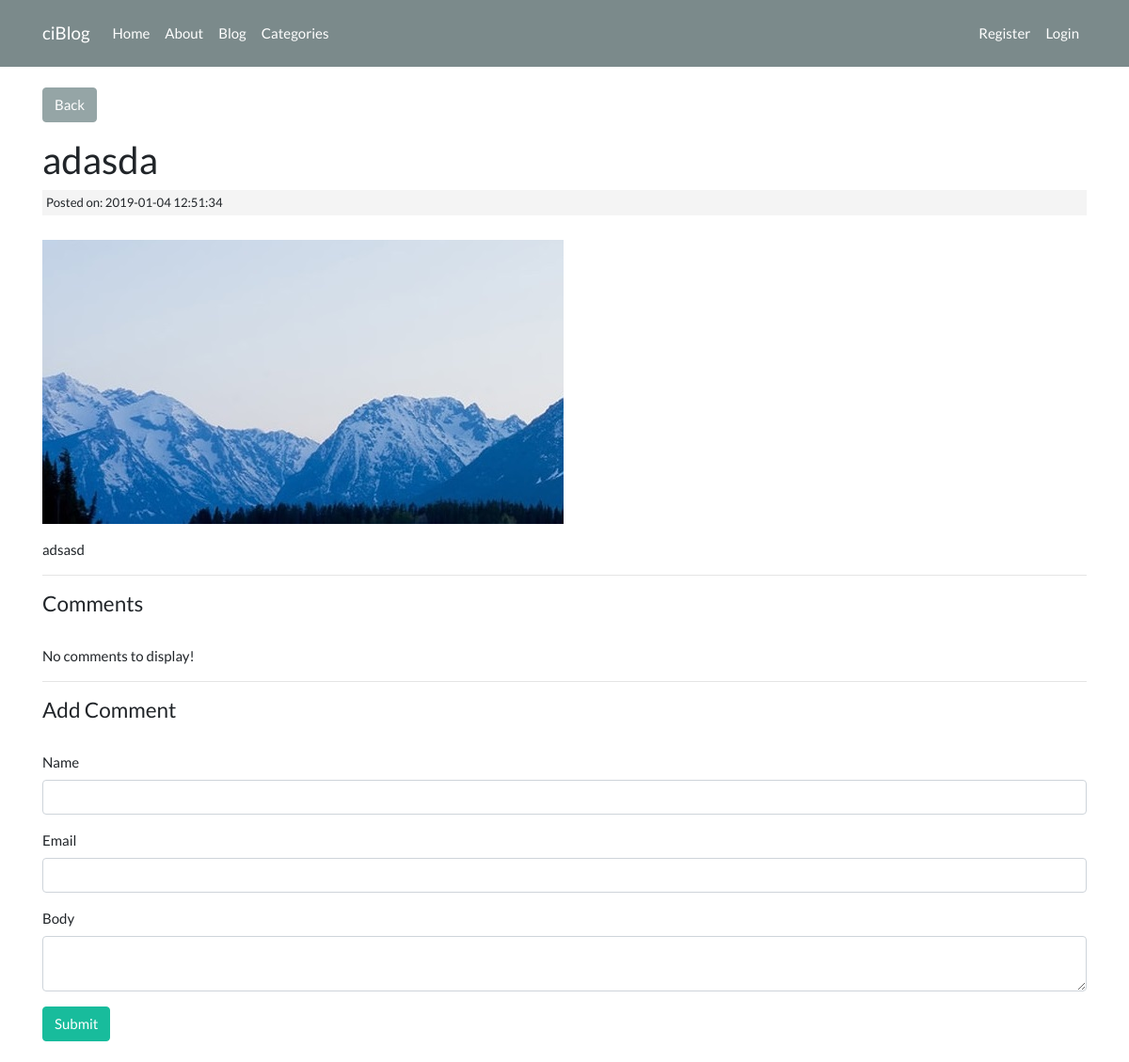
Page /posts/adasda on the committed database.
### tables this page shows
CREATE TABLE `posts` (
  `id` int(11) NOT NULL,
  `category_id` int(11) NOT NULL,
  `user_id` int(11) NOT NULL,
  `title` varchar(255) NOT NULL,
  `slug` varchar(255) NOT NULL,
  `body` text NOT NULL,
  `post_image` varchar(255) NOT NULL,
  `created_at` timestamp NOT NULL DEFAULT CURRENT_TIMESTAMP
);

### application/controllers/Posts.php (called while the page is built, shortened)
<?php
class Posts extends CI_Controller {
	public function view($slug = NULL) {
		$data['post'] = $this->post_model->get_posts($slug);
		$post_id = $data['post']['id'];
		$data['comments'] = $this->comment_model->get_comments($post_id);
		$this->load->view('templates/header');
		$this->load->view('posts/view', $data);
		$this->load->view('templates/footer');
	}
}

### index.php (called while the page is built, shortened)
<?php
require_once BASEPATH.'core/CodeIgniter.php';

### application/models/Post_model.php (called while the page is built, shortened)
<?php
class Post_model extends CI_Model {
	public function get_posts($slug = FALSE, $limit = FALSE, $offset = FALSE) {
		if($slug === FALSE) {
			$this->db->order_by('posts.created_at', 'DESC');
			$this->db->join('categories', 'categories.id = posts.category_id');
			$query = $this->db->get('posts');
			return $query->result_array();
		}
		else {
			$query = $this->db->get_where('posts', array('slug' => $slug));
			return $query->row_array();
		}
	}
}

### application/views/posts/view.php (the view, shortened to what this page needs)
<p><a class="btn btn-secondary" href="<?php echo base_url('posts'); ?>">Back</a></p>
<h2><?php echo $post['title']; ?></h2>
<small class="post-date">Posted on: <?php echo $post['created_at']; ?></small>
<br/>
<p><img src="<?php echo base_url('assets/images/posts/') . $post['post_image']; ?>"></p>
<div class="post-body">
	<p><?php echo $post['body']; ?></p>
</div>
<hr />
<h4>Comments</h4><br/>
<?php if($comments): ?>
	<?php foreach($comments as $comment): ?>
		<div class="breadcrumb">
			<?php echo $comment['body']; ?> by &nbsp; <strong><?php echo $comment['name']; ?></strong>
		</div>
	<?php endforeach; ?>
<?php else: ?>
	<p>No comments to display!</p>
<?php endif; ?>
<hr />
<h4>Add Comment</h4><br/>
<?php echo form_open('comments/create/' . $post['id']); ?>
	<div class="form-group">
		<label>Name</label>
		<input type="text" name="name" class="form-control">
	</div>
	<div class="form-group">
		<label>Email</label>
		<input type="text" name="email" class="form-control">
	</div>
	<div class="form-group">
		<label>Body</label>
		<textarea name="body" class="form-control"></textarea>
	</div>
	<button type="submit" class="btn btn-success">Submit</button>
<?php echo form_close(); ?>
<br/>

### assets/css/style.css (style rules this page uses)
.post-date { background: #f4f4f4; padding: 4px; margin: 3px 0; display: block; }

### rows in the picture
posts: title "adasda", created_at "2019-01-04 12:51:34", post_image (picture), body "adsasd"
